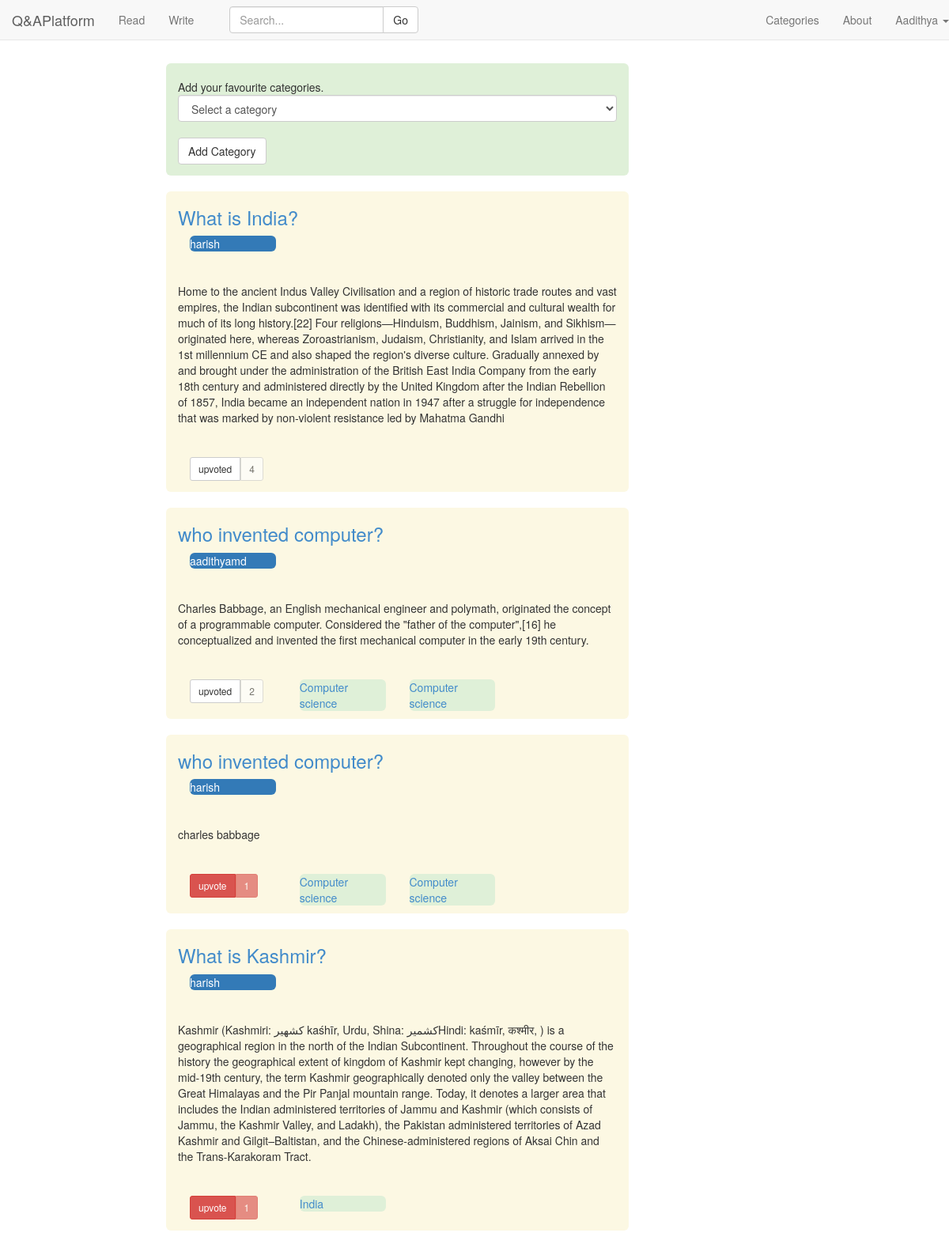
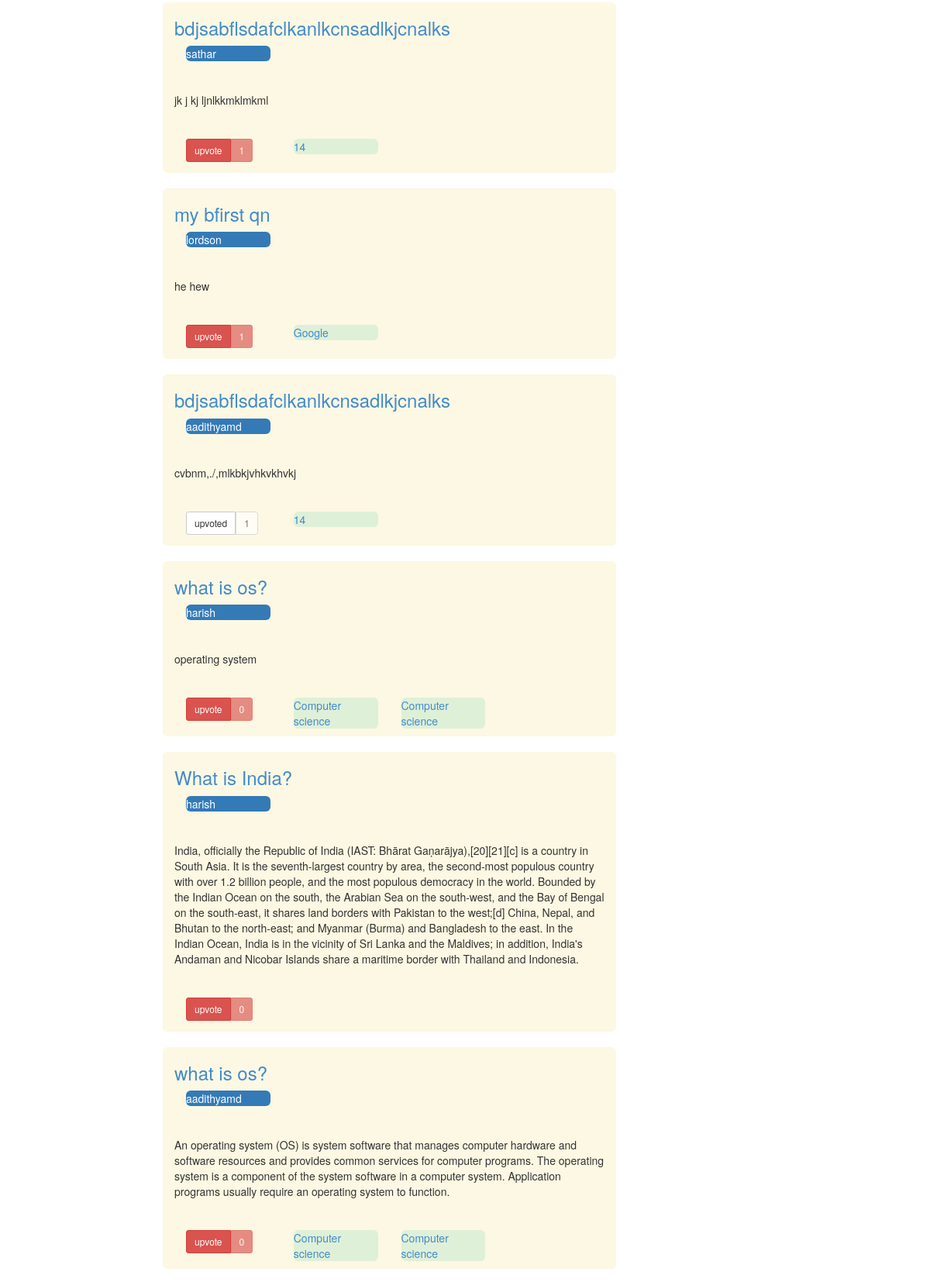
The app's page /read/ (signed in, upper part) with its own data (2 pictures, top to bottom).
### QA/models.py (models this page shows)
class Answer(models.Model):
	answer_text = models.TextField(blank=False,null=True)
	timestamp = models.DateTimeField(auto_now_add=True, auto_now=False)
	question = models.ForeignKey(Question)
	author = models.ForeignKey(Customuser)
	upvotes = models.IntegerField(default=0)
	faculty_upvote = models.IntegerField(default=0)
	verify = models.BooleanField(default=False)
	def __unicode__(self):
		return self.answer_text

class Question(models.Model):
	question_text = models.TextField(blank=False,null=True)
	follow = models.IntegerField(default=0)
	author = models.ForeignKey(Customuser)
	upload = models.FileField(upload_to='uploads/%Y/%m/%d/',blank=True,null=True) #if null is true then NULL is set if no value
	timestamp = models.DateTimeField(auto_now_add=True, auto_now=False)# but in forms, set blank=True,form can be left.
	updated = models.DateTimeField(auto_now_add=False, auto_now=True)
	category1 = models.ForeignKey(Categories,blank=True,null=True,related_name='category1')
	category2 = models.ForeignKey(Categories,blank=True,null=True,related_name='category2')
	category3 = models.ForeignKey(Categories,blank=True,null=True,related_name='category3')
	category4 = models.ForeignKey(Categories,blank=True,null=True,related_name='category4')
	class Meta:
		ordering = ['follow','-timestamp']
	def __unicode__(self):
		return self.question_text

class Categories(models.Model):
	categories = models.CharField(max_length=120, blank=False,null=False)
	def __unicode__(self):
		return self.categories

### QA/views.py (the view)
# urls.py: url(r'^read/$', QA.views.read ,name='read'),
@login_required
def read(request):
	if request.user.is_superuser:
		return HttpResponseRedirect('/about')
	question_id = 2
	answer_id = 2
	answer = Answer.objects.get(pk = answer_id)
	current_users_upvoted_content = Upvote.objects.filter(upvoted_user=request.user)
	current_users_upvoted_answers = []
	for i in current_users_upvoted_content:
		current_users_upvoted_answers.append(i.answer)
	Cuser = Customuser.objects.get(username=request.user.username)
	print Cuser
	c=Categories.objects.all()
	if request.method == 'POST' and (request.POST.get("submit","") == "upvote" or request.POST.get("submit","") == "upvoted"):
		answer_id = request.POST.get("answer_id","")
		answer = Answer.objects.get(pk=answer_id)
		if Upvote.objects.filter(upvoted_user=Cuser,answer=answer).exists():
			up = Upvote.objects.get(upvoted_user=Cuser,answer=answer)
			up.delete()
			answer.upvotes-=1
			if request.user.is_staff:
				answer.faculty_upvote-=1
			answer.save()
		else:
			vote = Upvote(upvoted_user=Cuser,answer=answer,question=answer.question)
			answer.upvotes+=1
			if request.user.is_staff:
				answer.faculty_upvote+=1
			answer.save()
			vote.save()
		return HttpResponseRedirect('/read')
	if request.POST:
		print request.POST
		if Cuser.category is None:
			a = []
			a.append(int(request.POST.get("category","")))
		else:
			a = ast.literal_eval(Cuser.category)
			b = []
			b.append(int(request.POST.get("category","")))
			a= list(set(a)|set(b))
		Cuser.category = str(a)
		Cuser.save()
	if Cuser.category != None:
		categorylistofuser = ast.literal_eval(Cuser.category)
	else :
		categorylistofuser = []
	Qobjects = []
	for i in categorylistofuser:
		Qobjects += (Question.objects.filter(Q(Q(category1=i) |Q(category2=i)|Q(category3=i)|Q(category4=i))))
	Aobjects = []
	for i in Qobjects:
		Aobjects += Answer.objects.filter(question=i)
	LatestAobjects = []
	onesecond = timedelta(seconds=1)
	for i in Aobjects:
		if (i.timestamp-Cuser.last_login) > onesecond:
			LatestAobjects.append(i)
	LatestAobjects = list(set(LatestAobjects))
	print "Latest Questions"
	LatestQobjects = []
	for i in Qobjects:
		if (i.timestamp-Cuser.last_login) > onesecond:
			LatestQobjects.append(i)
	LatestQobjects = list(set(LatestQobjects))
	print "Latest new Answers in upvoted answer's question"
	Uobjects = Upvote.objects.filter(upvoted_user=Cuser)
	QofUobjects = []
	AofUobjects = []
	for i in Uobjects:
		QofUobjects.append(i.question)
		AofUobjects.append(i.answer)
	print QofUobjects
	othersAofUobjects = []
	otherAofUobjects  = []
	for i in QofUobjects:
		otherAofUobjects += Answer.objects.filter(question=i)
	for i in otherAofUobjects:
		if i not in AofUobjects:
			 othersAofUobjects.append(i)
	print othersAofUobjects
	LatestothersAofUobjects = []
	onesecond = timedelta(seconds=1)
	for i in othersAofUobjects:
		if (i.timestamp-Cuser.last_login) > onesecond:
			LatestothersAofUobjects.append(i)
	LatestothersAofUobjects = list(set(LatestothersAofUobjects))
	print "listing all answers by upvote order"
	JustAobjects = Answer.objects.all().order_by('-upvotes')
	return render(request,'read.html',{"check_upvoted_already":current_users_upvoted_answers,"LatestAobjectslist":LatestAobjects,"LatestQobjectslist":LatestQobjects,
		"LatestothersAofUobjectslist":LatestothersAofUobjects,"categorylist":c,"JustAobjectslist":JustAobjects})

### QA/models.py (called while the page is built)
	def __str__(self):
		return self.username

### QA/templates/read.html (shortened to what this page needs)
{% extends 'base.html' %}
{% load crispy_forms_tags %}
{% block read_container %}
<div class="container">
    <div class="row">
        <div class="col-md-6 col-md-offset-2 bg-success img-rounded">
            <br>
            <form action="" method="POST">
            Add your favourite categories.
            <select class="select form-control" id="id_category" name="category">
            <option value="0" selected="selected">Select a category</option>
            </select><br>
            <input class='btn btn-default' type='submit' value='Add Category'/>
            </form>
        </div>
    </div>
{%for answer in JustAobjectslist %}
<br>
<div class="row">
  <div class="col-md-6 bg-warning img-rounded col-md-offset-2">
    <a href="/write/{{answer.question.pk}}"><h3>{{answer.question}}</h3></a>
    <div class="col-xs-3 ">
      <p class="bg-primary img-rounded word-wrap">{{answer.author}}</p>
    </div>
    <br>
<br>
<br><div>{{answer}}</div><br><br>
<div class="col-md-3 ">
    <form method='POST' action=''>
          {% if answer in check_upvoted_already  %}
          <div class="btn-group">
            <input type="submit" name='submit' class="btn btn-default btn-sm " value='upvoted'/>
            <button type="button" class="btn btn-default btn-sm disabled ">{{answer.upvotes}}</button>
          </div>
          {% else %}
          <div class="btn-group">
            <input class='btn btn-danger btn-sm' name='submit' type='submit' value='upvote'/>
            <button class="btn btn-danger btn-sm disabled">{{answer.upvotes}}</button>
          </div>
          {% endif %}
    </form>
</div>
<div>
{% if answer.question.category1 != None %}
<div class="col-xs-3 ">
      <p class="bg-success img-rounded word-wrap"><a href="/categories/{{answer.question.category1.pk}}">{{answer.question.category1}}</a></p>
    </div>
{% endif%}
{% if answer.question.category2 != None %}
<div class="col-xs-3 ">
      <p class="bg-success img-rounded word-wrap"><a href="/categories/{{answer.question.category2.pk}}">{{answer.question.category2}}</a></p>
    </div>
{% endif%}
</div>
</div>
</div>
{%endfor%}
</div>
{% endblock %}

### QA/templates/navbar.html (shortened to what this page needs)
<nav class="navbar navbar-default navbar-fixed-top" role="navigation">
  <div class="navbar-header">
   <a class="navbar-brand" href="{% url 'home' %}">Q&amp;APlatform</a>
  </div>
{% if user.is_authenticated %}
{% if user.is_superuser %}
  <div class="collapse navbar-collapse" id="bs-example-navbar-collapse-1">
    <ul class="nav navbar-nav">
      <li><a href="{% url 'report' %}">Report</a></li>
    </ul>
    <ul class="nav navbar-nav navbar-right">
      <li><a href="{% url 'about' %}">About</a></li>
      <li class="dropdown">
        <a href="#" class="dropdown-toggle" data-toggle="dropdown">{{request.user.username}} <b class="caret"></b></a>
        <ul class="dropdown-menu">
          <li><a href="/admin">Settings</a></li>
          <li class="divider"></li>
          <li><a href="/admin/logout">Log Out</a></li>
        </ul>
      </li>
    </ul>
  </div>
{% else %}
 <div class="collapse navbar-collapse" id="bs-example-navbar-collapse-1">
   <ul class="nav navbar-nav">
     <li><a href="{% url 'read' %}">Read</a></li>
     <li><a href="{% url 'write' %}">Write</a></li>
   </ul>
   <div class="col-sm-3 col-md-3">
       <form class="navbar-form" type="get" action="{% url 'search' %}" >
       <div class="input-group">
           <input id="search_box" type="text" name="search_box"  placeholder="Search..." class="form-control" >
           <div class="input-group-btn">
               <button id="search_submit" class="btn btn-default" type="submit">Go</button>
           </div>
       </div>
       </form>
   </div>
   <ul class="nav navbar-nav navbar-right">
     <li><a href="/categories">Categories</a></li>
     <li><a href="{% url 'about' %}">About</a></li>
     <li class="dropdown">
       <a href="#" class="dropdown-toggle" data-toggle="dropdown">{{request.user.first_name}} <b class="caret"></b></a>
     </li>
   </ul>
 </div>
 {% endif %}
{% else %}
  <div class="collapse navbar-collapse" id="bs-example-navbar-collapse-1">
    <ul class="nav navbar-nav navbar-right">
      <li><a href="{% url 'about' %}">About</a></li>
    </ul>
  </div>
{% endif %}
</nav>

### static/our_static/css/navbar-static-top.css (style rules this page uses)
body { min-height: 2000px; }

### records on screen
Answer: question "What is India?", author "harish", answer_text "Home to the ancient Indus Valley Civilisation and a region of historic trade routes and vast empires, the Indian subcontinent was identified with its commercial and cultural wealth for much of its long history.[22] Four religions—Hinduism, Buddhism, Jainism, and Sikhism—originated here, whereas Zoroastrianism, Judaism, Christianity, and Islam arrived in the 1st millennium CE and also shaped the region's diverse culture. Gradually annexed by and brought under the administration of the British East India Company from the early 18th century and administered directly by the United Kingdom after the Indian Rebellion of 1857, India became an independent nation in 1947 after a struggle for…", upvotes "4"
Answer: question "who invented computer?", author "aadithyamd", answer_text "Charles Babbage, an English mechanical engineer and polymath, originated the concept of a programmable computer. Considered the \"father of the computer\",[16] he conceptualized and invented the first mechanical computer in the early 19th century.", upvotes "2", question.category1 "Computer science", question.category2 "Computer science"
Answer: question "who invented computer?", author "harish", answer_text "charles babbage", upvotes "1", question.category1 "Computer science", question.category2 "Computer science"
Answer: question "What is Kashmir?", author "harish", answer_text "Kashmir (Kashmiri: كشهير kaśhīr, Urdu, Shina: کشمیرHindi: kaśmīr, कश्मीर, ) is a geographical region in the north of the Indian Subcontinent. Throughout the course of the history the geographical extent of kingdom of Kashmir kept changing, however by the mid-19th century, the term Kashmir geographically denoted only the valley between the Great Himalayas and the Pir Panjal mountain range. Today, it denotes a larger area that includes the Indian administered territories of Jammu and Kashmir (which consists of Jammu, the Kashmir Valley, and Ladakh), the Pakistan administered territories of Azad Kashmir and Gilgit–Baltistan, and the Chinese-administered regions of Aksai Chin and the…", upvotes "1", question.category1 "India"
Answer: question "bdjsabflsdafclkanlkcnsadlkjcnalks", author "sathar", answer_text "jk j kj ljnlkkmklmkml", upvotes "1", question.category1 "14"
Answer: question "my bfirst qn", author "lordson", answer_text "he hew", upvotes "1", question.category1 "Google"
Answer: question "bdjsabflsdafclkanlkcnsadlkjcnalks", author "aadithyamd", answer_text "cvbnm,./,mlkbkjvhkvkhvkj", upvotes "1", question.category1 "14"
Answer: question "what is os?", author "harish", answer_text "operating system", upvotes "0", question.category1 "Computer science", question.category2 "Computer science"
Answer: question "What is India?", author "harish", answer_text "India, officially the Republic of India (IAST: Bhārat Gaṇarājya),[20][21][c] is a country in South Asia. It is the seventh-largest country by area, the second-most populous country with over 1.2 billion people, and the most populous democracy in the world. Bounded by the Indian Ocean on the south, the Arabian Sea on the south-west, and the Bay of Bengal on the south-east, it shares land borders with Pakistan to the west;[d] China, Nepal, and Bhutan to the north-east; and Myanmar (Burma) and Bangladesh to the east. In the Indian Ocean, India is in the vicinity of Sri Lanka and the Maldives; in addition, India's Andaman and Nicobar Islands share a maritime border with Thailand and Indonesia.", upvotes "0"
Answer: question "what is os?", author "aadithyamd", answer_text "An operating system (OS) is system software that manages computer hardware and software resources and provides common services for computer programs. The operating system is a component of the system software in a computer system. Application programs usually require an operating system to function.", upvotes "0", question.category1 "Computer science", question.category2 "Computer science"

### other values on screen
{{ request.user.first_name }} "Aadithya"
